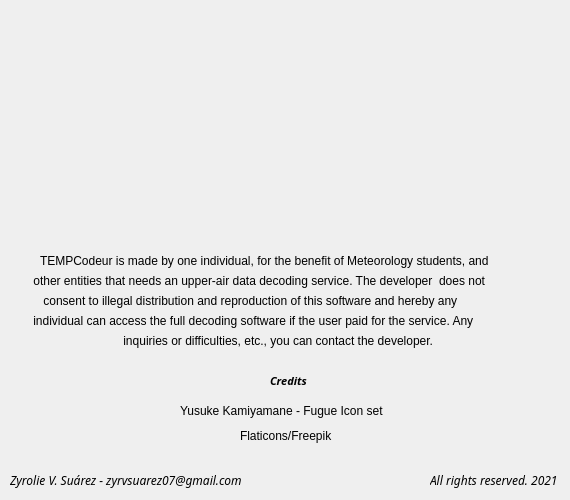
<?xml version="1.0" encoding="UTF-8"?>
<ui version="4.0">
 <class>Dialog</class>
 <widget class="QDialog" name="Dialog">
  <property name="geometry">
   <rect>
    <x>0</x>
    <y>0</y>
    <width>570</width>
    <height>500</height>
   </rect>
  </property>
  <property name="windowTitle">
   <string>Dialog</string>
  </property>
  <property name="windowIcon">
   <iconset resource="icons/resource.qrc">
    <normaloff>:/icons/32x32.png</normaloff>:/icons/32x32.png</iconset>
  </property>
  <widget class="QLabel" name="label_3">
   <property name="geometry">
    <rect>
     <x>40</x>
     <y>250</y>
     <width>501</width>
     <height>21</height>
    </rect>
   </property>
   <property name="font">
    <font>
     <family>Segoe UI</family>
    </font>
   </property>
   <property name="text">
    <string>TEMPCodeur is made by one individual, for the benefit of Meteorology students, and </string>
   </property>
  </widget>
  <widget class="QLabel" name="label_4">
   <property name="geometry">
    <rect>
     <x>30</x>
     <y>270</y>
     <width>551</width>
     <height>21</height>
    </rect>
   </property>
   <property name="font">
    <font>
     <family>Segoe UI</family>
    </font>
   </property>
   <property name="text">
    <string> other entities that needs an upper-air data decoding service. The developer  does not</string>
   </property>
  </widget>
  <widget class="QLabel" name="label_5">
   <property name="geometry">
    <rect>
     <x>40</x>
     <y>290</y>
     <width>541</width>
     <height>21</height>
    </rect>
   </property>
   <property name="font">
    <font>
     <family>Segoe UI</family>
    </font>
   </property>
   <property name="text">
    <string> consent to illegal distribution and reproduction of this software and hereby any</string>
   </property>
  </widget>
  <widget class="QLabel" name="label_6">
   <property name="geometry">
    <rect>
     <x>30</x>
     <y>310</y>
     <width>501</width>
     <height>21</height>
    </rect>
   </property>
   <property name="font">
    <font>
     <family>Segoe UI</family>
    </font>
   </property>
   <property name="text">
    <string> individual can access the full decoding software if the user paid for the service. Any</string>
   </property>
  </widget>
  <widget class="QLabel" name="label_7">
   <property name="geometry">
    <rect>
     <x>120</x>
     <y>330</y>
     <width>451</width>
     <height>21</height>
    </rect>
   </property>
   <property name="font">
    <font>
     <family>Segoe UI</family>
    </font>
   </property>
   <property name="text">
    <string> inquiries or difficulties, etc., you can contact the developer.</string>
   </property>
  </widget>
  <widget class="QLabel" name="label_9">
   <property name="geometry">
    <rect>
     <x>10</x>
     <y>470</y>
     <width>271</width>
     <height>21</height>
    </rect>
   </property>
   <property name="font">
    <font>
     <family>Segoe UI Semilight</family>
     <weight>50</weight>
     <italic>true</italic>
     <bold>false</bold>
    </font>
   </property>
   <property name="text">
    <string>Zyrolie V. Suárez - zyrvsuarez07@gmail.com</string>
   </property>
  </widget>
  <widget class="QLabel" name="label_10">
   <property name="geometry">
    <rect>
     <x>430</x>
     <y>470</y>
     <width>151</width>
     <height>21</height>
    </rect>
   </property>
   <property name="font">
    <font>
     <family>Segoe UI Semilight</family>
     <weight>50</weight>
     <italic>true</italic>
     <bold>false</bold>
    </font>
   </property>
   <property name="text">
    <string>All rights reserved. 2021</string>
   </property>
  </widget>
  <widget class="QLabel" name="label">
   <property name="geometry">
    <rect>
     <x>220</x>
     <y>10</y>
     <width>151</width>
     <height>161</height>
    </rect>
   </property>
   <property name="styleSheet">
    <string notr="true">image: url(:/icons/128x128.png);</string>
   </property>
   <property name="text">
    <string/>
   </property>
  </widget>
  <widget class="QLabel" name="label_8">
   <property name="geometry">
    <rect>
     <x>270</x>
     <y>370</y>
     <width>51</width>
     <height>21</height>
    </rect>
   </property>
   <property name="font">
    <font>
     <family>Segoe UI Semibold</family>
     <pointsize>8</pointsize>
     <weight>75</weight>
     <italic>true</italic>
     <bold>true</bold>
    </font>
   </property>
   <property name="text">
    <string>Credits</string>
   </property>
  </widget>
  <widget class="QLabel" name="label_11">
   <property name="geometry">
    <rect>
     <x>180</x>
     <y>400</y>
     <width>221</width>
     <height>21</height>
    </rect>
   </property>
   <property name="font">
    <font>
     <family>Segoe UI</family>
    </font>
   </property>
   <property name="text">
    <string>Yusuke Kamiyamane - Fugue Icon set</string>
   </property>
  </widget>
  <widget class="QLabel" name="label_12">
   <property name="geometry">
    <rect>
     <x>240</x>
     <y>420</y>
     <width>101</width>
     <height>31</height>
    </rect>
   </property>
   <property name="font">
    <font>
     <family>Segoe UI</family>
    </font>
   </property>
   <property name="text">
    <string>Flaticons/Freepik</string>
   </property>
  </widget>
  <widget class="QLabel" name="label_2">
   <property name="geometry">
    <rect>
     <x>20</x>
     <y>130</y>
     <width>521</width>
     <height>141</height>
    </rect>
   </property>
   <property name="styleSheet">
    <string notr="true">image: url(:/icons/title.png);</string>
   </property>
   <property name="text">
    <string/>
   </property>
  </widget>
 </widget>
 <resources>
  <include location="icons/resource.qrc"/>
 </resources>
 <connections/>
</ui>
